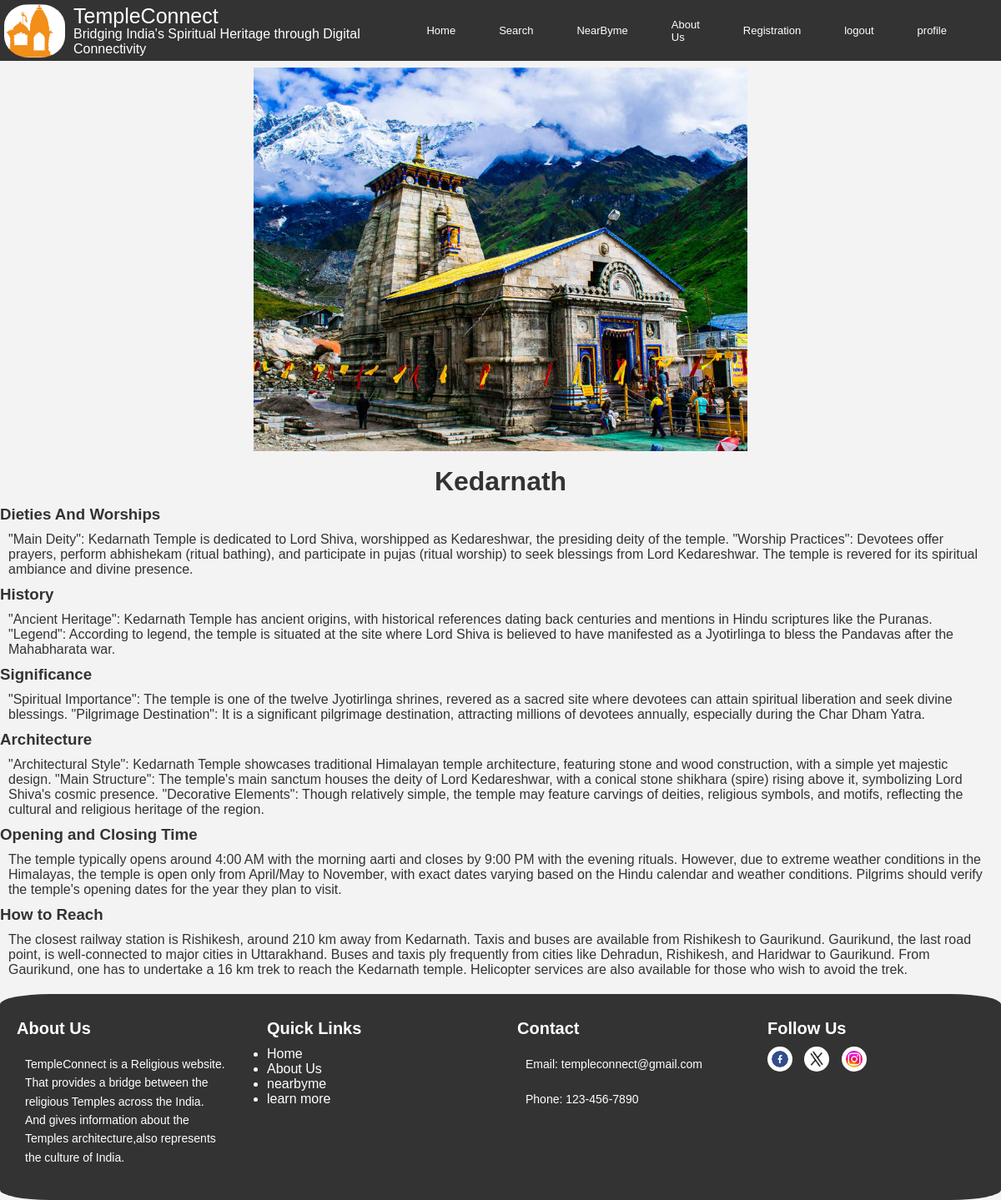
The page /temple?name=Kedarnath (signed in) on the database its author committed.
### core/models.py (models this page shows)
class Temple(models.Model):
    name = models.CharField(max_length = 100)
    city = models.CharField(max_length=100)
    state = models.CharField(max_length=100)
    image = models.ImageField(upload_to='temple_images')
    short_description = models.CharField(max_length = 100 , null=True, default ="ॐ नमः शिवाय")
    description =models.TextField()
    history =models.TextField(null=True, blank=True)
    significance =models.TextField(null=True, blank=True)
    architecture =models.TextField(null=True, blank=True)
    opening_closing_time = models.CharField(max_length=500, null=True, blank=True)
    howtoreach=models.TextField(null=True,blank=True)
    address = models.CharField(max_length=300,null=True)
    latitude = models.FloatField(null=True ,blank=True)
    longitude = models.FloatField(null=True,blank = True)
    def __str__(self):
        return self.name

### core/views.py (the view)
# urls.py: path('temple', views.temple_info),
@login_required(login_url="register/")
def temple_info(request):
    name = request.GET.get("name")
    print(name)
    temple = Temple.objects.filter(name=name).first()
    print(temple)
    return render(request, "info.html", {'temple':temple})

### templates/info.html (shortened to what this page needs)
{% extends 'base.html'%}
{% load static %}
{% block start %}
<!DOCTYPE html>
<html lang="en">
<head>
</head>
<body>
    <div class="image">
        <img src="{{temple.image.url}}" alt="">
    </div>
    <h1>{{temple.name}}</h1>
    <h3>Dieties And Worships</h3>
    <p>{{temple.description}}</p>
    <h3>History</h3>
    <p>{{temple.history}}</p>
    <h3>Significance</h3>
    <p>{{temple.significance}}</p>
    <h3>Architecture</h3>
    <p>{{temple.architecture}}</p>
    <h3>Opening and Closing Time</h3>
    <p>{{temple.opening_closing_time}}</p>
    <h3>How to Reach</h3>
    <p>{{temple.howtoreach}}</p>
</body>
</html>
{% endblock %}

### static/css/temples.css (style rules this page uses)
* { margin: 0px; padding: 0px; font-family: 'Lucida Sans', 'Lucida Sans Regular', 'Lucida Grande', 'Lucida Sans Unicode', Geneva, Verdana, sans-serif; box-sizing: border-box; }

### templates/info.html (style rules this page uses)
body { background-color: #f3f3f3; color: #333; }
.image { margin: 8px; position: relative; overflow: hidden; border-radius: 8px; display: flex; justify-content: center; align-items: center; }
.image img { display: block; width: 50%; height: 50%; transition: transform 0.3s ease-in-out; }
h1, p { margin: 0; padding: 10px; }
h1 { text-align: center; }

### rows shown on the page
Temple: image (picture), name "Kedarnath", description "\"Main Deity\": Kedarnath Temple is dedicated to Lord Shiva, worshipped as Kedareshwar, the presiding deity of the temple. \"Worship Practices\": Devotees offer prayers, perform abhishekam (ritual bathing), and participate in pujas (ritual worship) to seek blessings from Lord Kedareshwar. The temple is revered for its spiritual ambiance and divine presence.", history "\"Ancient Heritage\": Kedarnath Temple has ancient origins, with historical references dating back centuries and mentions in Hindu scriptures like the Puranas. \"Legend\": According to legend, the temple is situated at the site where Lord Shiva is believed to have manifested as a Jyotirlinga to bless the Pandavas after the Mahabharata war.", significance "\"Spiritual Importance\": The temple is one of the twelve Jyotirlinga shrines, revered as a sacred site where devotees can attain spiritual liberation and seek divine blessings. \"Pilgrimage Destination\": It is a significant pilgrimage destination, attracting millions of devotees annually, especially during the Char Dham Yatra.", architecture "\"Architectural Style\": Kedarnath Temple showcases traditional Himalayan temple architecture, featuring stone and wood construction, with a simple yet majestic design. \"Main Structure\": The temple's main sanctum houses the deity of Lord Kedareshwar, with a conical stone shikhara (spire) rising above it, symbolizing Lord Shiva's cosmic presence. \"Decorative Elements\": Though relatively simple, the temple may feature carvings of deities, religious symbols, and motifs, reflecting the cultural and religious heritage of the region.", opening_closing_time "The temple typically opens around 4:00 AM with the morning aarti and closes by 9:00 PM with the evening rituals. However, due to extreme weather conditions in the Himalayas, the temple is open only from April/May to November, with exact dates varying based on the Hindu calendar and weather conditions. Pilgrims should verify the temple's opening dates for the year they plan to visit.", howtoreach "The closest railway station is Rishikesh, around 210 km away from Kedarnath. Taxis and buses are available from Rishikesh to Gaurikund. Gaurikund, the last road point, is well-connected to major cities in Uttarakhand. Buses and taxis ply frequently from cities like Dehradun, Rishikesh, and Haridwar to Gaurikund. From Gaurikund, one has to undertake a 16 km trek to reach the Kedarnath temple. Helicopter services are also available for those who wish to avoid the trek."
